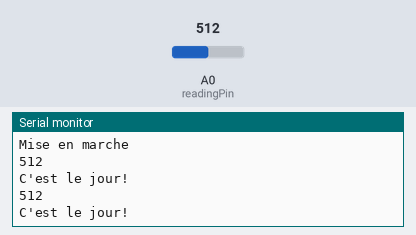
The sketch below on a simulated Arduino Uno, built with avr-gcc and run on an emulated ATmega328P. On the bench: the last lines printed to the serial monitor. Inputs (shaded band) come from the test bench; at power-on: A0 (readingPin) = 512.

Above: at 1.8 s.
1.9 s: A0 (readingPin) set to 692
At 2.8 s:
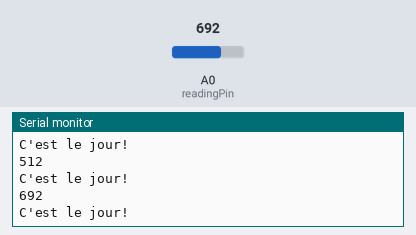
3.4 s: A0 (readingPin) set to 713
At 4.8 s:
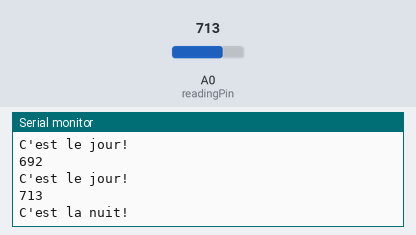
Timing chart, 0 to 6.4 s (numbered marks = the images above; inputs shaded):
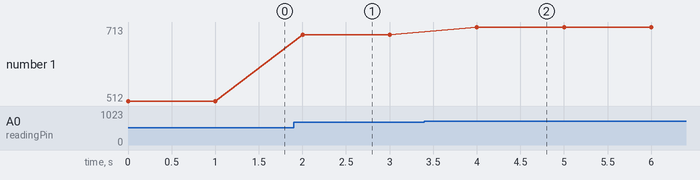

The sketch:

IntermediateSolutionArduinoWorkshop.ino
```cpp
/*
* Solution to the intermediate problem
* Arduino Workshop, Progfest 2024
* Nathan Bérubé, 15 Feb. 2024
*
* Threshold was fixed with a 20k resistor for the tension divider
*
*
*/
byte readingPin = A0;
int reading;
int threshold = 700;

void setup() {
  Serial.begin(57600);
  Serial.println();
  Serial.println();
  Serial.println("Mise en marche");
  pinMode(readingPin, INPUT);
}

void loop() {
  reading = analogRead(readingPin);
  Serial.println(reading);
  if (reading < threshold){
    Serial.println("C'est le jour!");
  }
  else{
    Serial.println("C'est la nuit!");
  }
  delay(1000);
}
```

Measured:
- the behaviour switches between 699 and 700 on A0 (readingPin) (found by bisection; images 1 and 2)
- after the input at 1.9 s, the serial monitor: prints a new line after 0.10 s (image 1)
- after the input at 3.4 s, the serial monitor: prints a new line after 0.60 s (image 2)
- plotted number 1: 512 → 692 after the input at 1.9 s, 692 → 713 after the input at 3.4 s
